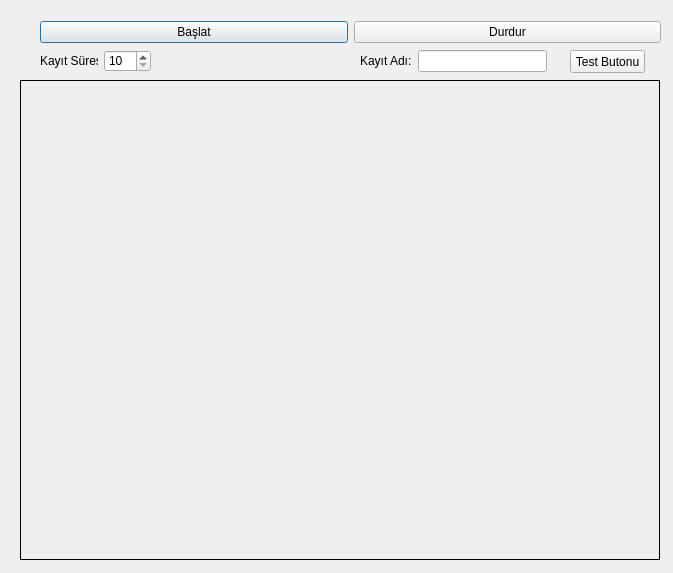
<?xml version="1.0" encoding="UTF-8"?>
<ui version="4.0">
 <class>Dialog</class>
 <widget class="QDialog" name="Dialog">
  <property name="geometry">
   <rect>
    <x>0</x>
    <y>0</y>
    <width>673</width>
    <height>573</height>
   </rect>
  </property>
  <property name="windowTitle">
   <string>Dialog</string>
  </property>
  <widget class="QLabel" name="imgLabel">
   <property name="geometry">
    <rect>
     <x>20</x>
     <y>80</y>
     <width>640</width>
     <height>480</height>
    </rect>
   </property>
   <property name="frameShape">
    <enum>QFrame::Box</enum>
   </property>
   <property name="text">
    <string/>
   </property>
  </widget>
  <widget class="QWidget" name="layoutWidget">
   <property name="geometry">
    <rect>
     <x>40</x>
     <y>20</y>
     <width>621</width>
     <height>25</height>
    </rect>
   </property>
   <layout class="QHBoxLayout" name="horizontalLayout">
    <item>
     <widget class="QPushButton" name="startButton">
      <property name="text">
       <string>Başlat</string>
      </property>
     </widget>
    </item>
    <item>
     <widget class="QPushButton" name="stopButton">
      <property name="text">
       <string>Durdur</string>
      </property>
     </widget>
    </item>
   </layout>
  </widget>
  <widget class="QPushButton" name="btnTest">
   <property name="geometry">
    <rect>
     <x>570</x>
     <y>50</y>
     <width>75</width>
     <height>23</height>
    </rect>
   </property>
   <property name="text">
    <string>Test Butonu</string>
   </property>
  </widget>
  <widget class="QWidget" name="">
   <property name="geometry">
    <rect>
     <x>40</x>
     <y>50</y>
     <width>111</width>
     <height>22</height>
    </rect>
   </property>
   <layout class="QHBoxLayout" name="horizontalLayout_2">
    <item>
     <widget class="QLabel" name="label">
      <property name="text">
       <string>Kayıt Süresi:</string>
      </property>
     </widget>
    </item>
    <item>
     <widget class="QSpinBox" name="boxSure">
      <property name="minimum">
       <number>10</number>
      </property>
      <property name="maximum">
       <number>200</number>
      </property>
      <property name="singleStep">
       <number>5</number>
      </property>
     </widget>
    </item>
   </layout>
  </widget>
  <widget class="QWidget" name="">
   <property name="geometry">
    <rect>
     <x>360</x>
     <y>50</y>
     <width>187</width>
     <height>22</height>
    </rect>
   </property>
   <layout class="QHBoxLayout" name="horizontalLayout_3">
    <item>
     <widget class="QLabel" name="label_2">
      <property name="text">
       <string>Kayıt Adı:</string>
      </property>
     </widget>
    </item>
    <item>
     <widget class="QLineEdit" name="txtKayitAdi"/>
    </item>
   </layout>
  </widget>
 </widget>
 <resources/>
 <connections/>
</ui>
